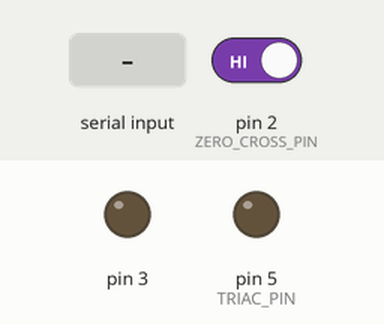
This sketch was run on a simulated Arduino Mega 2560, built with avr-gcc and run on an emulated ATmega2560. Shown: output pins drawn as LEDs (lit = HIGH). The test bench sets the inputs (shaded band); at power-on: pin 2 (ZERO_CROSS_PIN) HIGH. What the sketch prints to the serial monitor is not drawn.

Above: at 1.2 s.
1.3 s: pin 2 (ZERO_CROSS_PIN) driven LOW
At 1.8 s:
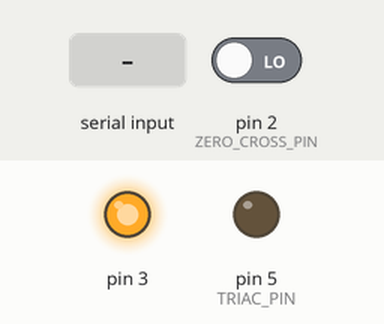
2.8 s: "90,45\n" received over Serial
Timing chart, 0 to 5.8 s (numbered marks = the images above; inputs shaded):
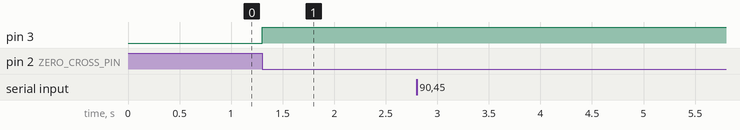

Measured:
- after the input at 1.3 s, pin 3: LOW → HIGH at once
- after the input at 2.8 s, every drawn part: stays the same

The sketch:

DigitalDimerArduinoMEga.ino
```cpp
/*
  AC Dimmer with Arduino Mega
  - Zero Cross input: pin 2 (INT4)
  - TRIAC control output: pin 5 (یا هر پایه دیجیتال دیگر)
*/

#define ZERO_CROSS_PIN 2  // INT4 روی Arduino Mega
#define TRIAC_PIN 5       // خروجی به گیت اپتوترایاک مثل MOC3021

volatile int dim_delay = 5000;  // delay after zero cross in microseconds
volatile bool zero_cross_flag = false;

int ss;
int brightness;

void setup() {
  pinMode(ZERO_CROSS_PIN, INPUT);
  pinMode(TRIAC_PIN, OUTPUT);
  pinMode(3, OUTPUT);
  digitalWrite(TRIAC_PIN, LOW);

  attachInterrupt(digitalPinToInterrupt(ZERO_CROSS_PIN), zeroCrossISR, FALLING);

  Serial.begin(9600);
  Serial.println("✅ دیمر روی Arduino Mega آماده است. مقدار روشنایی (0 تا 100) را وارد کن:");
}

void loop() {
  // دریافت مقدار از سریال مانیتور
  if (Serial.available()) {
     brightness = Serial.parseInt();
    if (brightness >= 0 && brightness <= 100) {
      dim_delay = map(100 - brightness, 0, 100, 200, 7000);
      Serial.print("🔆 روشنایی تنظیم شد: ");
      Serial.print(brightness);
      Serial.println("%");
    }
  }

  ++ss;
  if (ss >= 20000) {
    ss = 0;

    brightness += 1;
    if (brightness >= 100) brightness = 10;
    dim_delay = map(100 - brightness, 0, 100, 200, 7000);
  }
  // ++dim_delay;
  // if(dim_delay > 7000)dim_delay = 7000;

  // اجرای پالس تریگر تریاک بعد از وقفه
  if (zero_cross_flag) {
    zero_cross_flag = false;

    delayMicroseconds(dim_delay);
    digitalWrite(TRIAC_PIN, HIGH);
    delayMicroseconds(10);  // عرض پالس گیت تریاک
    digitalWrite(TRIAC_PIN, LOW);
  }
}

void zeroCrossISR() {
  zero_cross_flag = true;
  digitalWrite(3, !digitalRead(3));
}
```
